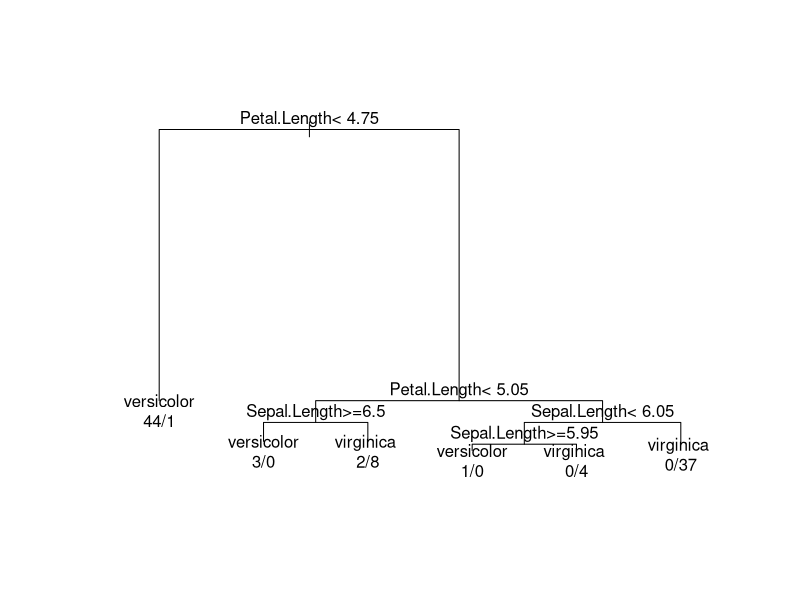

Here is the R script that generated this plot:
## ---- chunk 1
library(tidyverse)
data("iris")
iris <- iris %>% 
  filter(Species != "setosa") %>%
  select(contains("Length"), Species) %>%
  mutate(Species = fct_drop(Species)) # drop the unused setosa level
## ---- chunk 2
library(rpart)
myc <- rpart.control(minsplit=3, cp=1e-8)
set.seed(800)
## ---- chunk 3
# some code
model <- rpart(Species~Sepal.Length+Petal.Length, data = iris, method =
"class",control = myc, parms = list(split = "gini"))
model
## ---- chunk 4
# some code
plot(model,margin = 0.1)
text(model,use.n = TRUE)
## ---- chunk 5
# some code
x1 <- c(4.9,5.3)
x2 <- c(5.9,4.8)
newdata <- data.frame(rbind(x1,x2))
names(newdata)<-c("Sepal.Length","Petal.Length")
new_predict <-predict(model,newdata = newdata, type = "class")
new_predict
## ---- chunk 6
# some code
pred <- predict(model, iris, type = "class")
new_data <- cbind(iris, pred)
data_mis <-filter(new_data, Species != pred)
data_mis
n_mis <- nrow(data_mis)
n_mis
mis_rate <- n_mis/nrow(iris)
mis_rate
## ---- chunk 7
printcp(model)
